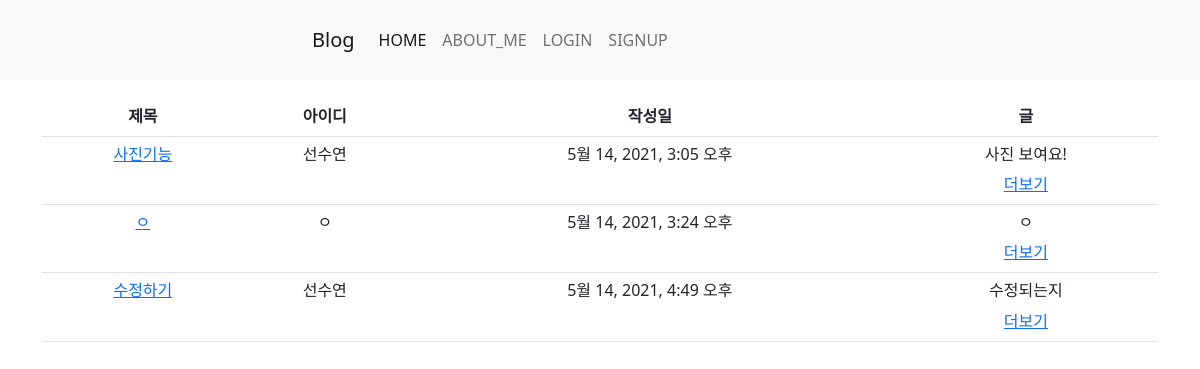
The page /blog/ on the database as committed earlier.
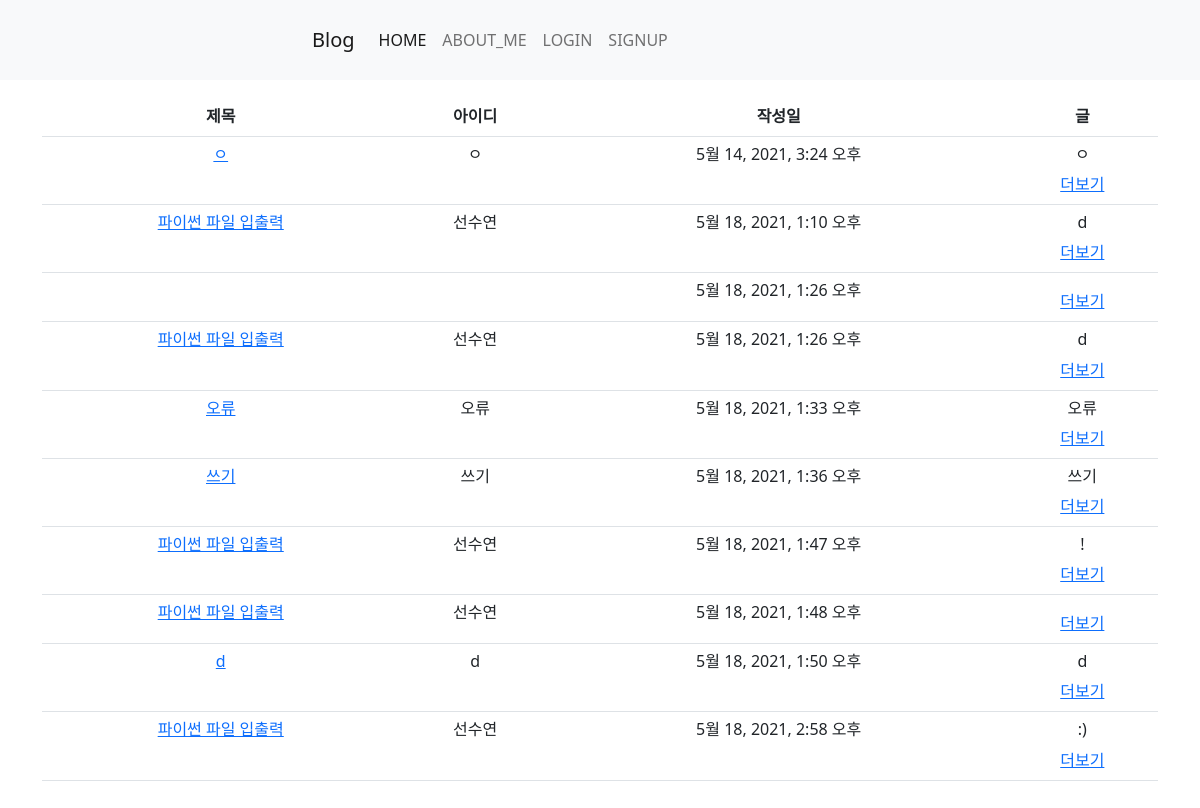
The same page on the database as committed later.
### blog/models.py (models this page shows, shortened)
class Blog(models.Model):
    title=models.CharField(max_length=200)
    writer=models.CharField(max_length=100)
    pub_date=models.DateTimeField()
    body=models.TextField()
    image=models.ImageField(upload_to="blog/", blank=True, null = True)
    def summary(self):
        return self.body[:100] # 100자 이하로 출력

### blog/views.py (the view)
# urls.py: path('', index, name="index"),
def index(request):
    blogs = Blog.objects.all()
    return render(request, 'index.html', {'blogs': blogs}) # index.html 파일 찾아서 방문자에게 보내줌

### blog/templates/index.html
{% extends 'base.html' %}
{% block content %}
<div class="container">
    <div class="row my-3">
        <table class="table">
            <tr>
                <th scope="col">제목</th>
                <th scope="col">아이디</th>
                <th scope="col">작성일</th>
                <th scope="col">글</th>
            </tr>
            <div class="outer">
                {% for blog in blogs %}
                <tr>
                    <td>
                        <h6><a href="{% url 'detail' blog.id %}">{{blog.title}}</a></h6>
                    </td>
                    <td>
                        <h6>{{blog.writer}} </h6>
                    </td>
                    <td>
                        <h6>{{blog.pub_date}}</h6>
                    </td>
                    <td>
                        <h6>{{blog.summary}}</h6>
                        <a href="{% url 'detail' blog.id %}">더보기</a>
                    </td>
                </tr>
                {%endfor%}
            </div>
        </table>
    </div>
</div>
{% endblock %}

### blogproject/templates/base.html (shortened to what this page needs)
<!DOCTYPE html>
<html lang="en">
<head>
    <link href="https://cdn.jsdelivr.net/npm/bootstrap@5.0.0/dist/css/bootstrap.min.css" rel="stylesheet"
>
</head>
<body>
    <nav class="navbar navbar-expand-lg navbar-light bg-light">
        <div class="container-fluid">
            <a class="navbar-brand" href="#">Blog
            </a>
            <div class="collapse navbar-collapse" id="navbarSupportedContent">
                <ul class="navbar-nav me-auto mb-2 mb-lg-0">
                    {% if not user.is_authenticated %}
                    <li class="nav-item">
                        <a class="nav-link active" aria-current="page" href="{% url 'home' %}">HOME</a>
                    </li>
                    <li class="nav-item">
                        <a class="nav-link" href="{% url 'about_me' %}">ABOUT_ME</a>
                    </li>
                    <li class="nav-item">
                        <a class="nav-link" href="{% url 'login' %}">LOGIN</a>
                    </li>
                    <li class="nav-item">
                        <a class="nav-link" href="{% url 'signup' %}">SIGNUP</a>
                    </li>
                    {% endif %}
                </ul>
            </div>
        </div>
    </nav>
    <div class="container">
        {% block content %}
        {% endblock %}
    </div>
</body>
</html>

### blogproject/templates/base.html (style rules this page uses)
.navbar { padding-left: 300px; height: 80px; }
body { text-align: center; }

Rows that differ between the two databases and show on the page:
removed Blog: title "사진기능", writer "선수연", pub_date "5월 14, 2021, 3:05 오후", summary "사진 보여요!"
removed Blog: title "수정하기", writer "선수연", pub_date "5월 14, 2021, 4:49 오후", summary "수정되는지"
added Blog: title "파이썬 파일 입출력", writer "선수연", pub_date "5월 18, 2021, 1:10 오후", summary "d"
added Blog: pub_date "5월 18, 2021, 1:26 오후"
added Blog: title "파이썬 파일 입출력", writer "선수연", pub_date "5월 18, 2021, 1:26 오후", summary "d"
added Blog: title "오류", writer "오류", pub_date "5월 18, 2021, 1:33 오후", summary "오류"
added Blog: title "쓰기", writer "쓰기", pub_date "5월 18, 2021, 1:36 오후", summary "쓰기"
added Blog: title "파이썬 파일 입출력", writer "선수연", pub_date "5월 18, 2021, 1:47 오후", summary "!"
added Blog: title "파이썬 파일 입출력", writer "선수연", pub_date "5월 18, 2021, 1:48 오후"
added Blog: title "d", writer "d", pub_date "5월 18, 2021, 1:50 오후", summary "d"
added Blog: title "파이썬 파일 입출력", writer "선수연", pub_date "5월 18, 2021, 2:58 오후", summary ":)"
